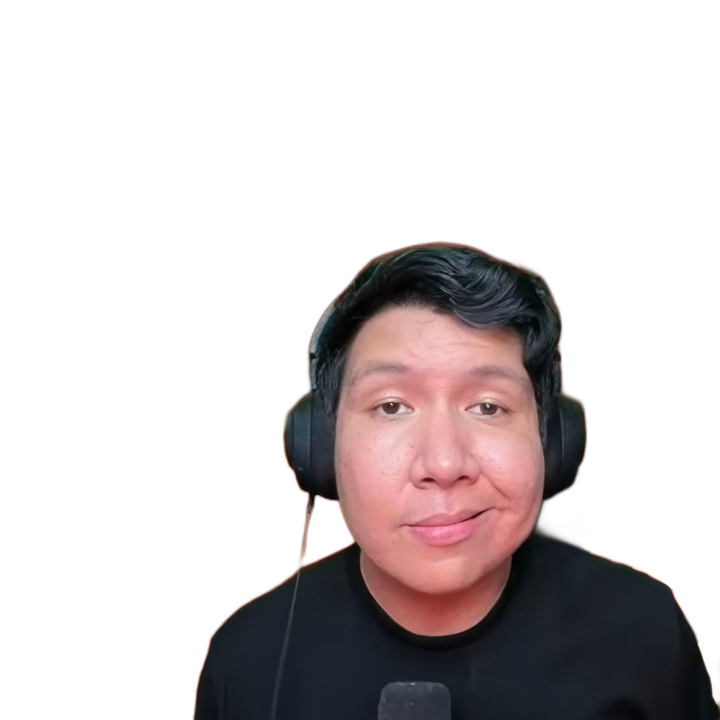
#> input picture Windut.png, 720 x 720 px, found by its file name
$ jupyter execute Jawaban_Modul_2.ipynb
#> lines starting #> are read from the running program, lines starting #| are printed output that depends on the picture
# حل مشروع Modul 2 : Ekualisasi dan Spesifikasi
سيتم استخدام هذا الملف بصيغة Python Interactive (تفاعلي)، حيث تم تقسيم الكود باستخدام `# %%` ليتصرف تماماً كخلايا Jupyter Notebook في محرر VS Code.

[cell 1]
# استيراد المكتبات الأساسية
# نستورد مكتبة numpy للتعامل مع المصفوفات، matplotlib للرسم، و cv2 لقراءة الصور فقط
import numpy as np
import matplotlib.pyplot as plt
import cv2

# قراءة الصور المطلوبة وتحويلها من BGR إلى RGB باستخدام تقطيع المصفوفات
# 1. الصورة الأساسية (Windut)
windut_img = cv2.imread('Assets/Windut.png')
#> windut_img is the input picture: shape (720, 720, 3); mean B, G, R 203.2, 202.5, 208.5
windut_rgb = windut_img[:, :, ::-1]

# 2. صورة الزهرة السوداء (Bunga Ireng) كصورة مرجعية
bunga_img = cv2.imread('Assets/Bunga.png')
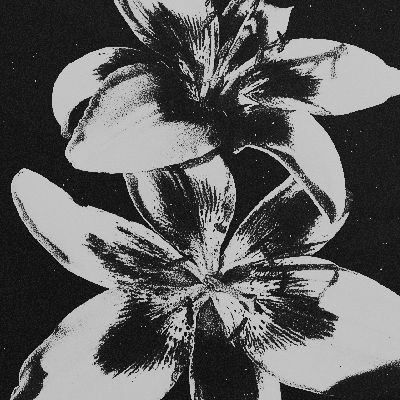
#> input picture Bunga.png, 400 x 400 px, found by its file name
#> bunga_img is the input picture: shape (400, 400, 3); min 0, max 228, mean 95.4
bunga_rgb = bunga_img[:, :, ::-1]

# 3. صورة الخلفية (Langit)
langit_img = cv2.imread('Assets/Langit.png')
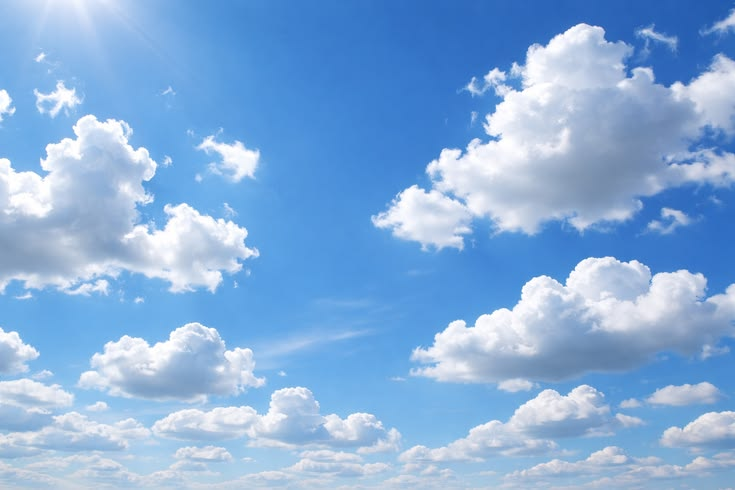
#> input picture Langit.png, 735 x 490 px, found by its file name
#> langit_img is the input picture: shape (490, 735, 3); mean B, G, R 219.7, 174.7, 134.4
langit_rgb = langit_img[:, :, ::-1]

**الخطوة 1: استيراد المكتبات وتحميل الصور**
قمنا باستيراد المكتبات الأساسية وقراءة الصور باستخدام cv2.imread. تم عكس القنوات من BGR إلى RGB باستخدام Slicing [::-1] لعرض الألوان بشكل صحيح.
*(تم وضع هذا النص تحت خلية الكود لأنه لا يوجد مخرج صورة هنا).*

**الخطوة 2: تقطيع الصورة وإعادة بنائها (Slicing and Reconstructing)**
سنقوم بتقطيع الصورة الأساسية إلى 4 أرباع متساوية باستخدام Slicing، ثم عرض هذه الأجزاء، وأخيراً إعادة بناء الصورة في مصفوفة فارغة وعرض الصورة المجمعة.
*(تم وضع هذا النص فوق الكود لوجود مخرجات صور).*

[cell 2]
# حساب أبعاد الصورة لإيجاد نقطة المنتصف
h, w, c = windut_rgb.shape
#> h = 720; w = 720; c = 3
mid_h, mid_w = h // 2, w // 2
#> mid_h = 360; mid_w = 360

# تقسيم الصورة إلى 4 أرباع باستخدام Slicing
q1 = windut_rgb[:mid_h, :mid_w]       # الربع العلوي الأيسر
q2 = windut_rgb[:mid_h, mid_w:]       # الربع العلوي الأيمن
q3 = windut_rgb[mid_h:, :mid_w]       # الربع السفلي الأيسر
q4 = windut_rgb[mid_h:, mid_w:]       # الربع السفلي الأيمن

# عرض الأجزاء الأربعة
fig, axs = plt.subplots(2, 2, figsize=(6, 6))
axs[0, 0].imshow(q1)
axs[0, 0].set_title("Top Left")
axs[0, 1].imshow(q2)
axs[0, 1].set_title("Top Right")
axs[1, 0].imshow(q3)
axs[1, 0].set_title("Bottom Left")
axs[1, 1].imshow(q4)
axs[1, 1].set_title("Bottom Right")
for ax in axs.flat:
    ax.axis('off')
plt.tight_layout()
plt.show()

# إعادة بناء الصورة باستخدام np.zeros
reconstructed = np.zeros((h, w, c), dtype=np.uint8)
reconstructed[:mid_h, :mid_w] = q1
reconstructed[:mid_h, mid_w:] = q2
reconstructed[mid_h:, :mid_w] = q3
reconstructed[mid_h:, mid_w:] = q4

# عرض الصورة المُعاد بناؤها
plt.figure(figsize=(4, 4))
plt.imshow(reconstructed)
plt.title("Reconstructed Image")
plt.axis('off')
plt.show()

**الخطوة 3: التحويل للرمادي وتسوية المدرج التكراري (Manual Histogram Equalization)**
نحول الصورة لرمادي ثم نحسب التكرار (Histogram) والتوزيع التراكمي (CDF) يدوياً. ثم نبني خريطة التحويل باستخدام np.round() فقط لتسوية الإضاءة ونعرض الرسوم البيانية.

[cell 3]
# تحويل الصورة إلى الأبيض والأسود (Grayscale) باستخدام cv2 كاستثناء مسموح
windut_gray = cv2.cvtColor(windut_img, cv2.COLOR_BGR2GRAY)
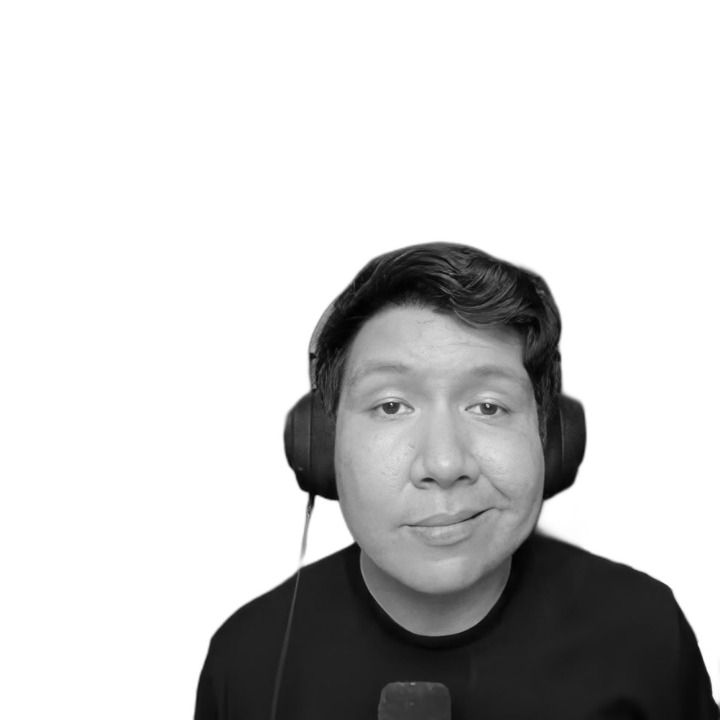
#> windut_gray: shape (720, 720); min 1, max 255, mean 204.4

# دوال يدوية لحساب الـ Histogram والـ CDF (بدون دوال مساعدة)
def get_manual_histogram(image):
    hist = [0] * 256
    rows, cols = image.shape
#> rows = 720; cols = 720
    for i in range(rows):
        for j in range(cols):
            val = image[i, j]
            hist[val] += 1
#> after the loop, hist = 256 values, max 362631 at index 255, min 0 at index 0, mean 2025
    return hist

def get_manual_cdf(hist):
    cdf = [0] * 256
    total = 0
    for i in range(256):
        total += hist[i]
        cdf[i] = total
    return cdf

# حساب البيانات للصورة الأصلية
hist_original = get_manual_histogram(windut_gray)
#> hist_original has the same summary as hist in get_manual_histogram
cdf_original = get_manual_cdf(hist_original)
#> the loop in get_manual_cdf, `for i in range(256):` made 256 passes
#> total on passes 1 to 3: 0, 1, 22
#> after the loop in get_manual_cdf, `for i in range(256):`: cdf = 256 values from 0 to 518400; total = 518400
#> cdf_original = 256 values from 0 to 518400

# إنشاء مصفوفة التحويل (Mapping)
total_pixels = windut_gray.shape[0] * windut_gray.shape[1]
#> total_pixels = 518400
mapping_eq = [0] * 256
for i in range(256):
    mapping_eq[i] = int(np.round((cdf_original[i] / total_pixels) * 255))
#> after the loop, mapping_eq = 256 values from 0 to 255

# تطبيق خريطة التحويل
windut_equalized = np.zeros((windut_gray.shape[0], windut_gray.shape[1]), dtype=np.uint8)
for i in range(windut_gray.shape[0]):
    for j in range(windut_gray.shape[1]):
        windut_equalized[i, j] = mapping_eq[windut_gray[i, j]]
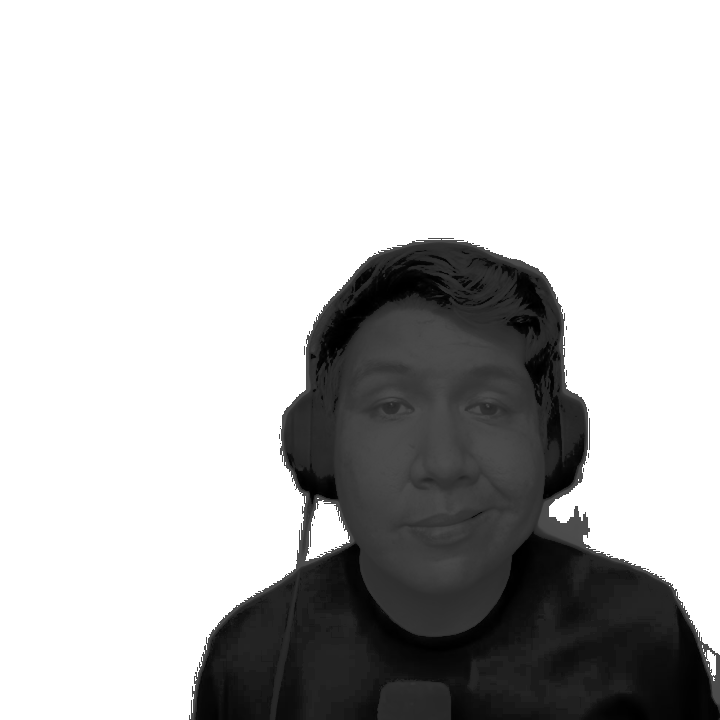
#> windut_equalized: shape (720, 720); min 0, max 255, mean 190.1

hist_equalized = get_manual_histogram(windut_equalized)
#> hist_equalized = 256 values, max 362631 at index 255, min 0 at index 15, mean 2025

# عرض الصور والرسوم البيانية
fig, axs = plt.subplots(2, 2, figsize=(10, 8))

axs[0, 0].imshow(windut_gray, cmap='gray')
axs[0, 0].set_title("Original Grayscale")
axs[0, 0].axis('off')

axs[0, 1].imshow(windut_equalized, cmap='gray')
axs[0, 1].set_title("Equalized Image")
axs[0, 1].axis('off')

axs[1, 0].plot(hist_original, color='blue')
axs[1, 0].set_title("Histogram Before Equalization")

axs[1, 1].plot(hist_equalized, color='red')
axs[1, 1].set_title("Histogram After Equalization")

plt.tight_layout()
plt.show()
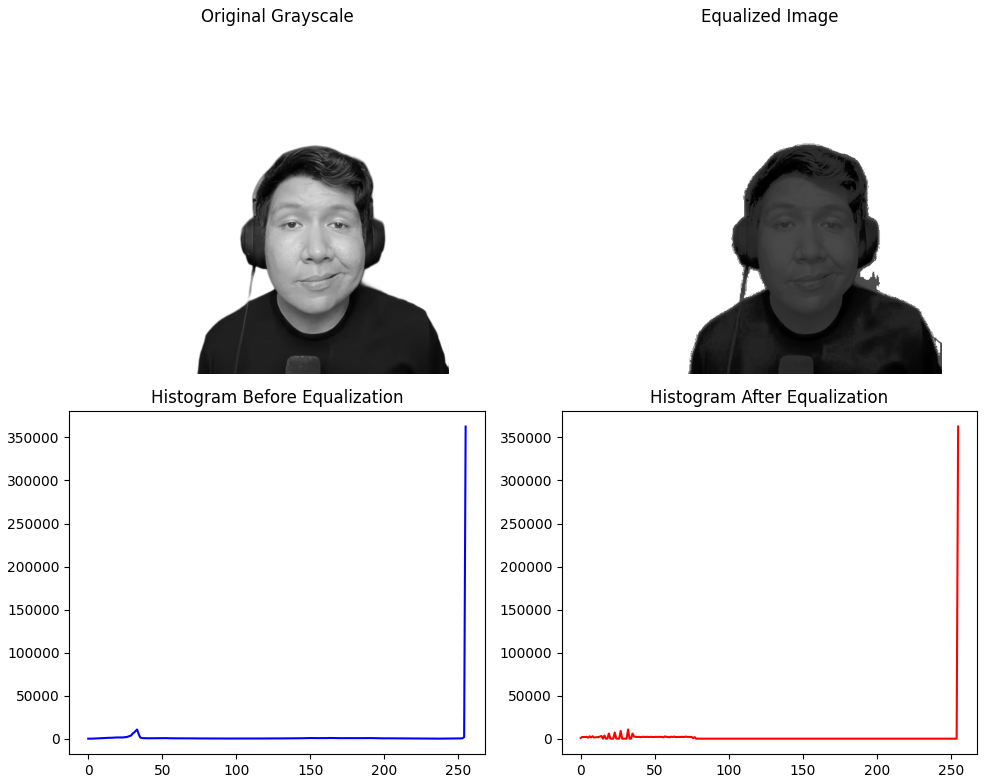
#> figure drawn by matplotlib, 4 panels; panel 3: curve peaks at x = 255, y = 362631; panel 4: curve peaks at x = 255, y = 362631

**الخطوة 4: مطابقة المدرج التكراري (Manual Histogram Specification)**
تعديل صورة Windut الرمادية لتتطابق مع الصورة المرجعية Bunga Ireng بحساب الـ CDF لكليهما وإيجاد الأقرب يدوياً.

[cell 4]
bunga_gray = cv2.cvtColor(bunga_img, cv2.COLOR_BGR2GRAY)
hist_ref = get_manual_histogram(bunga_gray)
#> hist_ref = 256 values, max 7776 at index 195, min 0 at index 227, mean 625
cdf_ref = get_manual_cdf(hist_ref)
#> the loop in get_manual_cdf (call 2), `for i in range(256):` made 256 passes
#> total on passes 1 to 3: 83, 106, 147
#> cdf_ref = 256 values from 83 to 160000

total_pixels_ref = bunga_gray.shape[0] * bunga_gray.shape[1]
#> total_pixels_ref = 160000

# تحويل لقيم احتمالية للمقارنة
cdf_norm_original = [c / total_pixels for c in cdf_original]
#> cdf_norm_original = 256 values from 0 to 1
cdf_norm_ref = [c / total_pixels_ref for c in cdf_ref]
#> cdf_norm_ref = 256 values from 0.000519 to 1

# بناء مصفوفة المطابقة
mapping_spec = [0] * 256
for i in range(256):
    min_diff = abs(cdf_norm_original[i] - cdf_norm_ref[0])
    best_match = 0
    for j in range(1, 256):
        diff = abs(cdf_norm_original[i] - cdf_norm_ref[j])
        if diff < min_diff:
            min_diff = diff
            best_match = j
    mapping_spec[i] = best_match
#> this loop made 256 passes
#> after the loop, mapping_spec = 256 values from 0 to 228

windut_specified = np.zeros((windut_gray.shape[0], windut_gray.shape[1]), dtype=np.uint8)
for i in range(windut_gray.shape[0]):
    for j in range(windut_gray.shape[1]):
        windut_specified[i, j] = mapping_spec[windut_gray[i, j]]
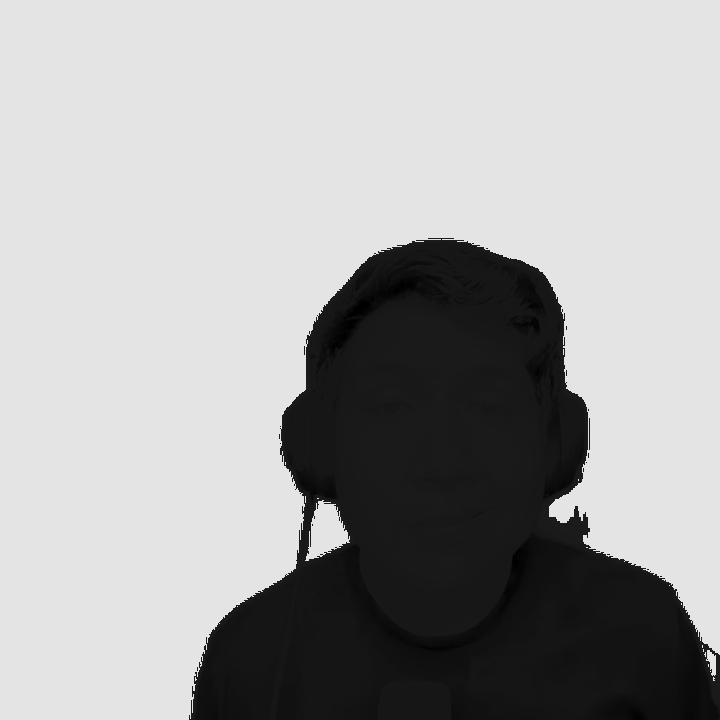
#> windut_specified: shape (720, 720); min 0, max 228, mean 165.8

hist_specified = get_manual_histogram(windut_specified)
#> hist_specified = 256 values, max 362631 at index 228, min 0 at index 1, mean 2025

# عرض النتائج
fig, axs = plt.subplots(3, 2, figsize=(10, 12))

axs[0, 0].imshow(windut_gray, cmap='gray')
axs[0, 0].set_title("Source Image (Windut)")
axs[0, 1].plot(hist_original, color='blue')
axs[0, 1].set_title("Source Histogram")

axs[1, 0].imshow(bunga_gray, cmap='gray')
axs[1, 0].set_title("Reference Image (Bunga)")
axs[1, 1].plot(hist_ref, color='green')
axs[1, 1].set_title("Reference Histogram")

axs[2, 0].imshow(windut_specified, cmap='gray')
axs[2, 0].set_title("Specified Final Image")
axs[2, 1].plot(hist_specified, color='purple')
axs[2, 1].set_title("Specified Histogram")

for ax in axs[:, 0]:
    ax.axis('off')

plt.tight_layout()
plt.show()
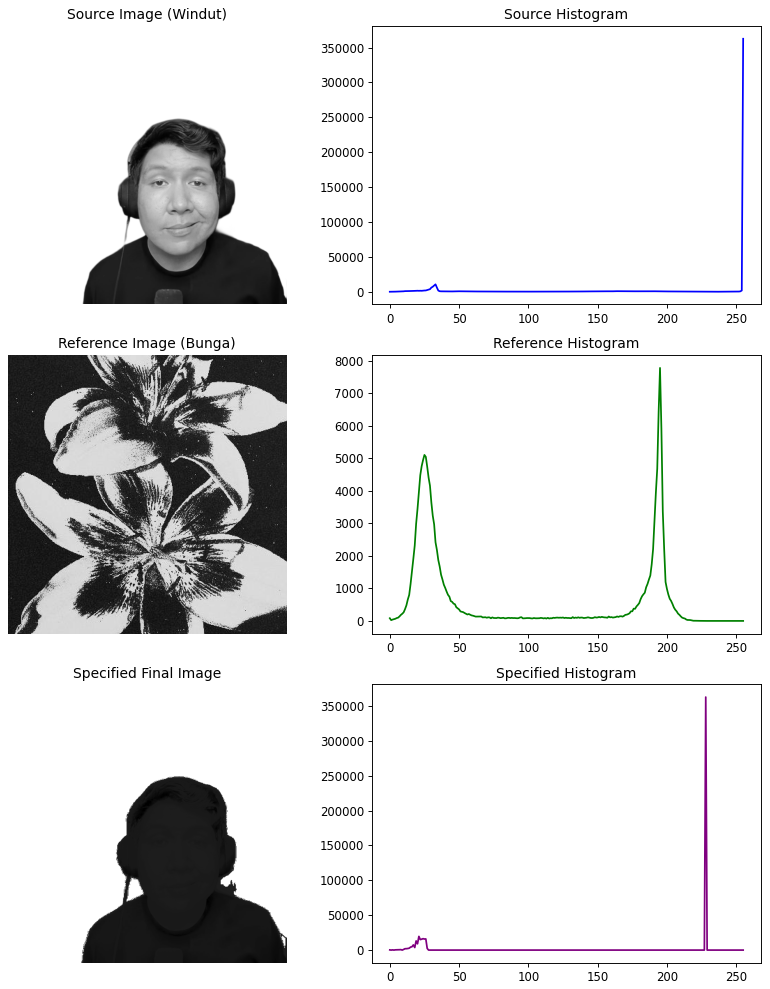
#> figure drawn by matplotlib, 6 panels; panel 2: curve peaks at x = 255, y = 362631; panel 4: curve peaks at x = 195, y = 7776; panel 6: curve peaks at x = 228, y = 362631

**الخطوة 5: القص، العزل، والدمج للصور الرمادية (Cropping, Masking, and Merging - Grayscale)**
سنقص الصورتين للحصول على نفس الحجم (min_h, min_w)، ثم نقوم بعزل كائن Windut ودمجه بالخلفية، وأخيراً عمل Specification أخير.

[cell 5]
langit_gray = cv2.cvtColor(langit_img, cv2.COLOR_BGR2GRAY)

# إيجاد الأبعاد الأصغر للقص (بدون resize)
min_h = min(windut_gray.shape[0], langit_gray.shape[0])
#> min_h = 490
min_w = min(windut_gray.shape[1], langit_gray.shape[1])
#> min_w = 720

windut_crop_gray = windut_gray[:min_h, :min_w]
langit_crop_gray = langit_gray[:min_h, :min_w]

# عملية الدمج والعزل اليدوي
merged_gray = np.zeros((min_h, min_w), dtype=np.uint8)
for i in range(min_h):
    for j in range(min_w):
        # البكسل الأبيض الفاتح (فوق 240) نعتبره خلفية ونضع صورة السماء بداله
        if windut_crop_gray[i, j] > 240:
            merged_gray[i, j] = langit_crop_gray[i, j]
        else:
            merged_gray[i, j] = windut_crop_gray[i, j]
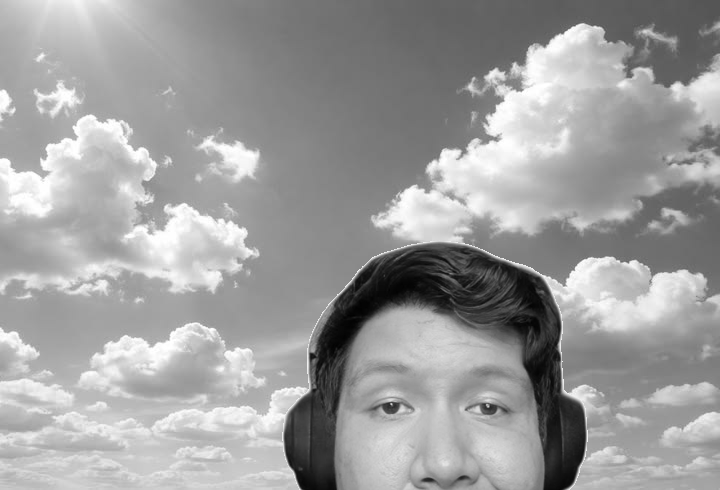
#> merged_gray: shape (490, 720); min 1, max 255, mean 157.6

# Histogram Specification لمطابقة ألوان الكائن المدمج مع السماء بشكل أفضل
hist_merged = get_manual_histogram(merged_gray)
#> hist_merged = 256 values, max 5088 at index 163, min 0 at index 0, mean 1378.1
cdf_merged = get_manual_cdf(hist_merged)
#> cdf_merged = 256 values from 0 to 352800
total_merged = min_h * min_w
#> total_merged = 352800
cdf_norm_merged = [c / total_merged for c in cdf_merged]
#> cdf_norm_merged = 256 values from 0 to 1

hist_langit = get_manual_histogram(langit_crop_gray)
#> hist_langit = 256 values, max 5379 at index 163, min 0 at index 0, mean 1378.1
cdf_langit = get_manual_cdf(hist_langit)
#> cdf_langit = 256 values from 0 to 352800
cdf_norm_langit = [c / total_merged for c in cdf_langit]
#> cdf_norm_langit = 256 values from 0 to 1

mapping_final_gray = [0] * 256
for i in range(256):
    min_diff = abs(cdf_norm_merged[i] - cdf_norm_langit[0])
    best_match = 0
    for j in range(1, 256):
        diff = abs(cdf_norm_merged[i] - cdf_norm_langit[j])
        if diff < min_diff:
            min_diff = diff
            best_match = j
    mapping_final_gray[i] = best_match
#> this loop made 256 passes
#> after the loop, mapping_final_gray = 256 values from 0 to 255

final_merged_gray = np.zeros((min_h, min_w), dtype=np.uint8)
for i in range(min_h):
    for j in range(min_w):
        final_merged_gray[i, j] = mapping_final_gray[merged_gray[i, j]]

plt.figure(figsize=(6, 6))
plt.imshow(final_merged_gray, cmap='gray')
plt.title("Grayscale Merged & Specified Image")
plt.axis('off')
plt.show()

**الخطوة 6: الدمج الملون النهائي (Windut Cipularang - Final Color Merge)**
نقوم بإجراء نفس عمليات القص والدمج ولكن مع الصور الملونة، باستخدام شرط للون الأبيض لكل القنوات.

[cell 6]
# القص للصور الملونة
windut_crop_color = windut_rgb[:min_h, :min_w]
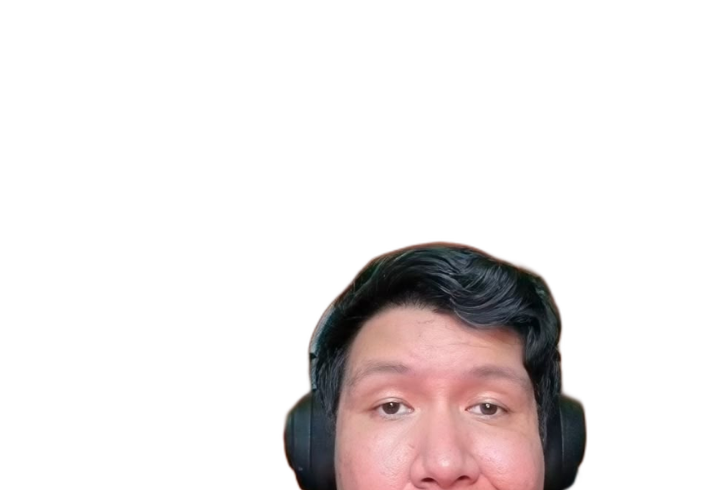
#> windut_crop_color: shape (490, 720, 3); mean R, G, B 234.4, 229.4, 229.3
langit_crop_color = langit_rgb[:min_h, :min_w]

final_color = np.zeros((min_h, min_w, 3), dtype=np.uint8)

for i in range(min_h):
    for j in range(min_w):
        r = windut_crop_color[i, j, 0]
        g = windut_crop_color[i, j, 1]
        b = windut_crop_color[i, j, 2]

        # التأكد أن البكسل أبيض كخلفية (قيم عالية بالقنوات الثلاثة)
        if r > 235 and g > 235 and b > 235:
            final_color[i, j, 0] = langit_crop_color[i, j, 0]
            final_color[i, j, 1] = langit_crop_color[i, j, 1]
            final_color[i, j, 2] = langit_crop_color[i, j, 2]
        else:
            final_color[i, j, 0] = r
            final_color[i, j, 1] = g
            final_color[i, j, 2] = b
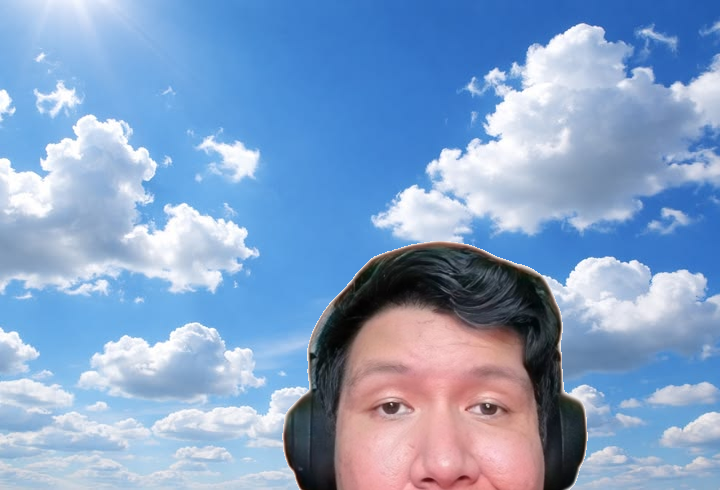
#> final_color: shape (490, 720, 3); mean R, G, B 133.3, 161.8, 199.7

plt.figure(figsize=(8, 8))
plt.imshow(final_color)
plt.title("Final Color Merged Image (Windut Cipularang)")
plt.axis('off')
plt.show()
